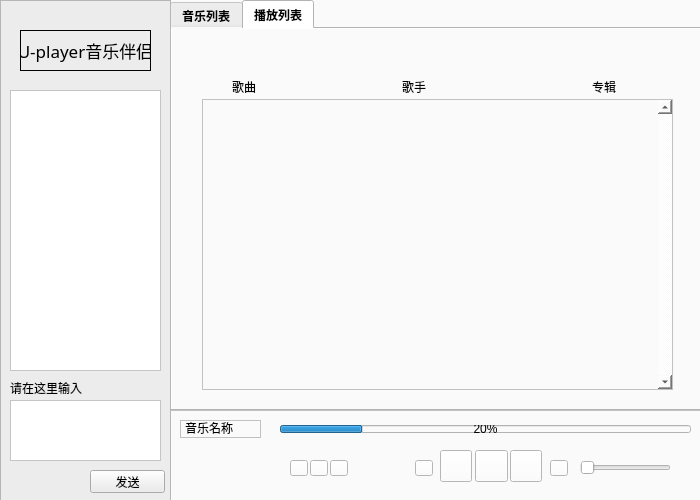
<?xml version="1.0" encoding="UTF-8"?>
<ui version="4.0">
 <class>Form</class>
 <widget class="QWidget" name="Form">
  <property name="enabled">
   <bool>true</bool>
  </property>
  <property name="geometry">
   <rect>
    <x>0</x>
    <y>0</y>
    <width>700</width>
    <height>500</height>
   </rect>
  </property>
  <property name="maximumSize">
   <size>
    <width>700</width>
    <height>500</height>
   </size>
  </property>
  <property name="font">
   <font>
    <family>Microsoft YaHei UI</family>
   </font>
  </property>
  <property name="windowTitle">
   <string>Form</string>
  </property>
  <property name="autoFillBackground">
   <bool>false</bool>
  </property>
  <property name="styleSheet">
   <string notr="true">background-color: rgb(250, 250, 250);</string>
  </property>
  <widget class="QFrame" name="frame">
   <property name="enabled">
    <bool>true</bool>
   </property>
   <property name="geometry">
    <rect>
     <x>0</x>
     <y>0</y>
     <width>171</width>
     <height>651</height>
    </rect>
   </property>
   <property name="autoFillBackground">
    <bool>false</bool>
   </property>
   <property name="styleSheet">
    <string notr="true">background-color: rgb(236, 236, 236);</string>
   </property>
   <property name="frameShape">
    <enum>QFrame::StyledPanel</enum>
   </property>
   <property name="frameShadow">
    <enum>QFrame::Raised</enum>
   </property>
   <widget class="QTextEdit" name="textEdit">
    <property name="geometry">
     <rect>
      <x>10</x>
      <y>400</y>
      <width>151</width>
      <height>61</height>
     </rect>
    </property>
    <property name="font">
     <font>
      <family>Arial</family>
     </font>
    </property>
    <property name="toolTip">
     <string>&lt;html&gt;&lt;head/&gt;&lt;body&gt;&lt;p&gt;请输入...&lt;/p&gt;&lt;/body&gt;&lt;/html&gt;</string>
    </property>
    <property name="styleSheet">
     <string notr="true">background-color: rgb(255, 255, 255);</string>
    </property>
    <property name="html">
     <string>&lt;!DOCTYPE HTML PUBLIC &quot;-//W3C//DTD HTML 4.0//EN&quot; &quot;http://www.w3.org/TR/REC-html40/strict.dtd&quot;&gt;
&lt;html&gt;&lt;head&gt;&lt;meta name=&quot;qrichtext&quot; content=&quot;1&quot; /&gt;&lt;style type=&quot;text/css&quot;&gt;
p, li { white-space: pre-wrap; }
&lt;/style&gt;&lt;/head&gt;&lt;body style=&quot; font-family:'Arial'; font-size:9pt; font-weight:400; font-style:normal;&quot;&gt;
&lt;p style=&quot;-qt-paragraph-type:empty; margin-top:0px; margin-bottom:0px; margin-left:0px; margin-right:0px; -qt-block-indent:0; text-indent:0px; font-family:'SimSun';&quot;&gt;&lt;br /&gt;&lt;/p&gt;&lt;/body&gt;&lt;/html&gt;</string>
    </property>
   </widget>
   <widget class="QPushButton" name="Button_send">
    <property name="geometry">
     <rect>
      <x>90</x>
      <y>470</y>
      <width>75</width>
      <height>23</height>
     </rect>
    </property>
    <property name="text">
     <string>发送</string>
    </property>
   </widget>
   <widget class="QTextBrowser" name="display_reply">
    <property name="geometry">
     <rect>
      <x>10</x>
      <y>90</y>
      <width>151</width>
      <height>281</height>
     </rect>
    </property>
    <property name="styleSheet">
     <string notr="true">background-color: rgb(255, 255, 255);</string>
    </property>
    <property name="html">
     <string>&lt;!DOCTYPE HTML PUBLIC &quot;-//W3C//DTD HTML 4.0//EN&quot; &quot;http://www.w3.org/TR/REC-html40/strict.dtd&quot;&gt;
&lt;html&gt;&lt;head&gt;&lt;meta name=&quot;qrichtext&quot; content=&quot;1&quot; /&gt;&lt;style type=&quot;text/css&quot;&gt;
p, li { white-space: pre-wrap; }
&lt;/style&gt;&lt;/head&gt;&lt;body style=&quot; font-family:'SimSun'; font-size:9pt; font-weight:400; font-style:normal;&quot;&gt;
&lt;p style=&quot;-qt-paragraph-type:empty; margin-top:0px; margin-bottom:0px; margin-left:0px; margin-right:0px; -qt-block-indent:0; text-indent:0px;&quot;&gt;&lt;br /&gt;&lt;/p&gt;&lt;/body&gt;&lt;/html&gt;</string>
    </property>
   </widget>
   <widget class="QLabel" name="uplayer_partner">
    <property name="geometry">
     <rect>
      <x>20</x>
      <y>30</y>
      <width>131</width>
      <height>41</height>
     </rect>
    </property>
    <property name="maximumSize">
     <size>
      <width>131</width>
      <height>41</height>
     </size>
    </property>
    <property name="font">
     <font>
      <family>甜有万种星河</family>
      <pointsize>13</pointsize>
      <weight>50</weight>
      <italic>false</italic>
      <bold>false</bold>
      <stylestrategy>PreferDefault</stylestrategy>
      <kerning>true</kerning>
     </font>
    </property>
    <property name="styleSheet">
     <string notr="true">
font: 13pt &quot;甜有万种星河&quot;;</string>
    </property>
    <property name="frameShape">
     <enum>QFrame::Box</enum>
    </property>
    <property name="lineWidth">
     <number>1</number>
    </property>
    <property name="text">
     <string>U-player音乐伴侣</string>
    </property>
    <property name="textFormat">
     <enum>Qt::AutoText</enum>
    </property>
    <property name="scaledContents">
     <bool>true</bool>
    </property>
    <property name="alignment">
     <set>Qt::AlignCenter</set>
    </property>
    <property name="indent">
     <number>-3</number>
    </property>
    <property name="openExternalLinks">
     <bool>false</bool>
    </property>
    <property name="textInteractionFlags">
     <set>Qt::LinksAccessibleByMouse</set>
    </property>
   </widget>
   <widget class="QLabel" name="label_input">
    <property name="geometry">
     <rect>
      <x>10</x>
      <y>380</y>
      <width>81</width>
      <height>16</height>
     </rect>
    </property>
    <property name="text">
     <string>请在这里输入</string>
    </property>
   </widget>
  </widget>
  <widget class="QTabWidget" name="tabWidget">
   <property name="geometry">
    <rect>
     <x>170</x>
     <y>0</y>
     <width>551</width>
     <height>411</height>
    </rect>
   </property>
   <property name="sizePolicy">
    <sizepolicy hsizetype="Fixed" vsizetype="Expanding">
     <horstretch>0</horstretch>
     <verstretch>0</verstretch>
    </sizepolicy>
   </property>
   <property name="font">
    <font>
     <family>微软雅黑</family>
     <pointsize>9</pointsize>
     <weight>75</weight>
     <bold>true</bold>
    </font>
   </property>
   <property name="currentIndex">
    <number>1</number>
   </property>
   <widget class="QWidget" name="music">
    <attribute name="title">
     <string>音乐列表</string>
    </attribute>
    <widget class="QLineEdit" name="lineEdit">
     <property name="geometry">
      <rect>
       <x>80</x>
       <y>10</y>
       <width>161</width>
       <height>21</height>
      </rect>
     </property>
     <property name="font">
      <font>
       <family>Microsoft YaHei UI</family>
       <pointsize>10</pointsize>
      </font>
     </property>
     <property name="styleSheet">
      <string notr="true">border: 1px solid gray;/*设置边框的粗细，以及颜色*/
border-radius: 10px;/*设置圆角的大小*/
padding: 0 8px;/*如果没有内容光标在开始往后移动0.8像素点*/
selection-background-color: darkgray;
   </string>
     </property>
     <property name="text">
      <string>音乐/视频/电台/用户</string>
     </property>
    </widget>
    <widget class="QTableView" name="tableView">
     <property name="geometry">
      <rect>
       <x>30</x>
       <y>70</y>
       <width>471</width>
       <height>291</height>
      </rect>
     </property>
     <property name="minimumSize">
      <size>
       <width>471</width>
       <height>291</height>
      </size>
     </property>
     <property name="maximumSize">
      <size>
       <width>471</width>
       <height>291</height>
      </size>
     </property>
     <property name="whatsThis">
      <string>&lt;html&gt;&lt;head/&gt;&lt;body&gt;&lt;p&gt;&lt;br/&gt;&lt;/p&gt;&lt;/body&gt;&lt;/html&gt;</string>
     </property>
     <property name="frameShape">
      <enum>QFrame::StyledPanel</enum>
     </property>
     <property name="frameShadow">
      <enum>QFrame::Sunken</enum>
     </property>
     <property name="lineWidth">
      <number>1</number>
     </property>
     <property name="verticalScrollBarPolicy">
      <enum>Qt::ScrollBarAlwaysOn</enum>
     </property>
     <property name="gridStyle">
      <enum>Qt::DashLine</enum>
     </property>
     <attribute name="horizontalHeaderCascadingSectionResizes">
      <bool>false</bool>
     </attribute>
     <attribute name="horizontalHeaderMinimumSectionSize">
      <number>24</number>
     </attribute>
    </widget>
    <widget class="QLabel" name="label_name">
     <property name="geometry">
      <rect>
       <x>60</x>
       <y>50</y>
       <width>31</width>
       <height>16</height>
      </rect>
     </property>
     <property name="font">
      <font>
       <family>微软雅黑</family>
      </font>
     </property>
     <property name="text">
      <string>歌曲</string>
     </property>
    </widget>
    <widget class="QLabel" name="label_singer">
     <property name="geometry">
      <rect>
       <x>230</x>
       <y>50</y>
       <width>31</width>
       <height>16</height>
      </rect>
     </property>
     <property name="font">
      <font>
       <family>微软雅黑</family>
      </font>
     </property>
     <property name="text">
      <string>歌手</string>
     </property>
    </widget>
    <widget class="QLabel" name="label_album">
     <property name="geometry">
      <rect>
       <x>420</x>
       <y>50</y>
       <width>31</width>
       <height>16</height>
      </rect>
     </property>
     <property name="font">
      <font>
       <family>微软雅黑</family>
      </font>
     </property>
     <property name="text">
      <string>专辑</string>
     </property>
    </widget>
    <widget class="Line" name="line">
     <property name="geometry">
      <rect>
       <x>0</x>
       <y>31</y>
       <width>521</width>
       <height>20</height>
      </rect>
     </property>
     <property name="orientation">
      <enum>Qt::Horizontal</enum>
     </property>
    </widget>
    <widget class="QPushButton" name="Button_insert">
     <property name="geometry">
      <rect>
       <x>420</x>
       <y>10</y>
       <width>91</width>
       <height>20</height>
      </rect>
     </property>
     <property name="minimumSize">
      <size>
       <width>91</width>
       <height>20</height>
      </size>
     </property>
     <property name="maximumSize">
      <size>
       <width>91</width>
       <height>20</height>
      </size>
     </property>
     <property name="font">
      <font>
       <family>微软雅黑</family>
      </font>
     </property>
     <property name="styleSheet">
      <string notr="true">background-color: rgb(255, 255, 255);</string>
     </property>
     <property name="text">
      <string>导入文件</string>
     </property>
     <property name="icon">
      <iconset theme="search">
       <normaloff>.</normaloff>.</iconset>
     </property>
    </widget>
    <zorder>line</zorder>
    <zorder>lineEdit</zorder>
    <zorder>tableView</zorder>
    <zorder>label_name</zorder>
    <zorder>label_singer</zorder>
    <zorder>label_album</zorder>
    <zorder>Button_insert</zorder>
   </widget>
   <widget class="QWidget" name="play">
    <attribute name="title">
     <string>播放列表</string>
    </attribute>
    <widget class="QTableView" name="tableView_2">
     <property name="geometry">
      <rect>
       <x>30</x>
       <y>70</y>
       <width>471</width>
       <height>291</height>
      </rect>
     </property>
     <property name="minimumSize">
      <size>
       <width>471</width>
       <height>291</height>
      </size>
     </property>
     <property name="maximumSize">
      <size>
       <width>471</width>
       <height>291</height>
      </size>
     </property>
     <property name="whatsThis">
      <string>&lt;html&gt;&lt;head/&gt;&lt;body&gt;&lt;p&gt;&lt;br/&gt;&lt;/p&gt;&lt;/body&gt;&lt;/html&gt;</string>
     </property>
     <property name="frameShape">
      <enum>QFrame::StyledPanel</enum>
     </property>
     <property name="frameShadow">
      <enum>QFrame::Sunken</enum>
     </property>
     <property name="lineWidth">
      <number>1</number>
     </property>
     <property name="verticalScrollBarPolicy">
      <enum>Qt::ScrollBarAlwaysOn</enum>
     </property>
     <property name="gridStyle">
      <enum>Qt::DashLine</enum>
     </property>
     <attribute name="horizontalHeaderCascadingSectionResizes">
      <bool>false</bool>
     </attribute>
     <attribute name="horizontalHeaderMinimumSectionSize">
      <number>24</number>
     </attribute>
    </widget>
    <widget class="QLabel" name="label_music">
     <property name="geometry">
      <rect>
       <x>60</x>
       <y>50</y>
       <width>31</width>
       <height>16</height>
      </rect>
     </property>
     <property name="font">
      <font>
       <family>微软雅黑</family>
      </font>
     </property>
     <property name="text">
      <string>歌曲</string>
     </property>
    </widget>
    <widget class="QLabel" name="label_singer_2">
     <property name="geometry">
      <rect>
       <x>230</x>
       <y>50</y>
       <width>31</width>
       <height>16</height>
      </rect>
     </property>
     <property name="font">
      <font>
       <family>微软雅黑</family>
      </font>
     </property>
     <property name="text">
      <string>歌手</string>
     </property>
    </widget>
    <widget class="QLabel" name="label_album_2">
     <property name="geometry">
      <rect>
       <x>420</x>
       <y>50</y>
       <width>31</width>
       <height>16</height>
      </rect>
     </property>
     <property name="font">
      <font>
       <family>微软雅黑</family>
      </font>
     </property>
     <property name="text">
      <string>专辑</string>
     </property>
    </widget>
   </widget>
  </widget>
  <widget class="QFrame" name="frame_2">
   <property name="geometry">
    <rect>
     <x>170</x>
     <y>410</y>
     <width>551</width>
     <height>91</height>
    </rect>
   </property>
   <property name="sizePolicy">
    <sizepolicy hsizetype="Fixed" vsizetype="Preferred">
     <horstretch>0</horstretch>
     <verstretch>0</verstretch>
    </sizepolicy>
   </property>
   <property name="frameShape">
    <enum>QFrame::StyledPanel</enum>
   </property>
   <property name="frameShadow">
    <enum>QFrame::Raised</enum>
   </property>
   <widget class="QProgressBar" name="progressBar">
    <property name="geometry">
     <rect>
      <x>110</x>
      <y>15</y>
      <width>411</width>
      <height>8</height>
     </rect>
    </property>
    <property name="maximumSize">
     <size>
      <width>411</width>
      <height>8</height>
     </size>
    </property>
    <property name="value">
     <number>20</number>
    </property>
    <property name="textVisible">
     <bool>true</bool>
    </property>
    <property name="invertedAppearance">
     <bool>false</bool>
    </property>
    <property name="textDirection">
     <enum>QProgressBar::BottomToTop</enum>
    </property>
   </widget>
   <widget class="QTextBrowser" name="music_name">
    <property name="geometry">
     <rect>
      <x>10</x>
      <y>10</y>
      <width>81</width>
      <height>18</height>
     </rect>
    </property>
    <property name="minimumSize">
     <size>
      <width>0</width>
      <height>0</height>
     </size>
    </property>
    <property name="maximumSize">
     <size>
      <width>90</width>
      <height>18</height>
     </size>
    </property>
    <property name="font">
     <font>
      <family>Arial Black</family>
     </font>
    </property>
    <property name="verticalScrollBarPolicy">
     <enum>Qt::ScrollBarAlwaysOff</enum>
    </property>
    <property name="html">
     <string>&lt;!DOCTYPE HTML PUBLIC &quot;-//W3C//DTD HTML 4.0//EN&quot; &quot;http://www.w3.org/TR/REC-html40/strict.dtd&quot;&gt;
&lt;html&gt;&lt;head&gt;&lt;meta name=&quot;qrichtext&quot; content=&quot;1&quot; /&gt;&lt;style type=&quot;text/css&quot;&gt;
p, li { white-space: pre-wrap; }
&lt;/style&gt;&lt;/head&gt;&lt;body style=&quot; font-family:'Arial Black'; font-size:9pt; font-weight:400; font-style:normal;&quot;&gt;
&lt;p style=&quot; margin-top:0px; margin-bottom:0px; margin-left:0px; margin-right:0px; -qt-block-indent:0; text-indent:0px;&quot;&gt;&lt;span style=&quot; font-family:'SimSun';&quot;&gt;音乐名称&lt;/span&gt;&lt;/p&gt;&lt;/body&gt;&lt;/html&gt;</string>
    </property>
   </widget>
   <widget class="QSlider" name="Slider_music">
    <property name="geometry">
     <rect>
      <x>410</x>
      <y>50</y>
      <width>91</width>
      <height>16</height>
     </rect>
    </property>
    <property name="orientation">
     <enum>Qt::Horizontal</enum>
    </property>
    <property name="tickPosition">
     <enum>QSlider::NoTicks</enum>
    </property>
   </widget>
   <widget class="QPushButton" name="Button_volume">
    <property name="geometry">
     <rect>
      <x>380</x>
      <y>50</y>
      <width>18</width>
      <height>16</height>
     </rect>
    </property>
    <property name="styleSheet">
     <string notr="true">background-color: rgb(255, 255, 255);</string>
    </property>
    <property name="text">
     <string/>
    </property>
    <property name="icon">
     <iconset resource="../img/demo.qrc">
      <normaloff>:/icon_1/音量小.png</normaloff>:/icon_1/音量小.png</iconset>
    </property>
   </widget>
   <widget class="QPushButton" name="Button_next">
    <property name="geometry">
     <rect>
      <x>340</x>
      <y>40</y>
      <width>32</width>
      <height>32</height>
     </rect>
    </property>
    <property name="styleSheet">
     <string notr="true">background-color: rgb(255, 255, 255);
</string>
    </property>
    <property name="text">
     <string/>
    </property>
    <property name="icon">
     <iconset resource="../img/demo.qrc">
      <normaloff>:/icon_1/47最后一页、末页、下一首.png</normaloff>:/icon_1/47最后一页、末页、下一首.png</iconset>
    </property>
    <property name="iconSize">
     <size>
      <width>31</width>
      <height>31</height>
     </size>
    </property>
    <property name="checkable">
     <bool>false</bool>
    </property>
    <property name="autoRepeat">
     <bool>false</bool>
    </property>
   </widget>
   <widget class="QPushButton" name="Button_play">
    <property name="geometry">
     <rect>
      <x>305</x>
      <y>40</y>
      <width>33</width>
      <height>32</height>
     </rect>
    </property>
    <property name="autoFillBackground">
     <bool>false</bool>
    </property>
    <property name="styleSheet">
     <string notr="true">background-color: rgb(255, 255, 255);</string>
    </property>
    <property name="text">
     <string/>
    </property>
    <property name="icon">
     <iconset resource="../img/demo.qrc">
      <normaloff>:/icon_1/播放 (1).png</normaloff>:/icon_1/播放 (1).png</iconset>
    </property>
    <property name="iconSize">
     <size>
      <width>30</width>
      <height>30</height>
     </size>
    </property>
    <property name="checkable">
     <bool>false</bool>
    </property>
    <property name="autoRepeat">
     <bool>false</bool>
    </property>
   </widget>
   <widget class="QPushButton" name="Button_loop">
    <property name="geometry">
     <rect>
      <x>245</x>
      <y>50</y>
      <width>18</width>
      <height>16</height>
     </rect>
    </property>
    <property name="styleSheet">
     <string notr="true">background-color: rgb(255, 255, 255);</string>
    </property>
    <property name="text">
     <string/>
    </property>
    <property name="icon">
     <iconset resource="../img/demo.qrc">
      <normaloff>:/icon_1/播放-循环播放.png</normaloff>:/icon_1/播放-循环播放.png</iconset>
    </property>
   </widget>
   <widget class="QPushButton" name="Button_share">
    <property name="geometry">
     <rect>
      <x>160</x>
      <y>50</y>
      <width>18</width>
      <height>16</height>
     </rect>
    </property>
    <property name="styleSheet">
     <string notr="true">background-color: rgb(255, 255, 255);</string>
    </property>
    <property name="text">
     <string/>
    </property>
    <property name="icon">
     <iconset resource="../img/demo.qrc">
      <normaloff>:/icon_1/分享 (2).png</normaloff>:/icon_1/分享 (2).png</iconset>
    </property>
   </widget>
   <widget class="QPushButton" name="Button_download">
    <property name="geometry">
     <rect>
      <x>140</x>
      <y>50</y>
      <width>18</width>
      <height>16</height>
     </rect>
    </property>
    <property name="styleSheet">
     <string notr="true">background-color: rgb(255, 255, 255);</string>
    </property>
    <property name="text">
     <string/>
    </property>
    <property name="icon">
     <iconset resource="../img/demo.qrc">
      <normaloff>:/icon_1/下载.png</normaloff>:/icon_1/下载.png</iconset>
    </property>
   </widget>
   <widget class="QPushButton" name="Button_like">
    <property name="geometry">
     <rect>
      <x>120</x>
      <y>50</y>
      <width>18</width>
      <height>16</height>
     </rect>
    </property>
    <property name="styleSheet">
     <string notr="true">background-color: rgb(255, 255, 255);</string>
    </property>
    <property name="text">
     <string/>
    </property>
    <property name="icon">
     <iconset resource="../img/demo.qrc">
      <normaloff>:/icon_1/喜欢.png</normaloff>:/icon_1/喜欢.png</iconset>
    </property>
   </widget>
   <widget class="QPushButton" name="Button_prior">
    <property name="geometry">
     <rect>
      <x>270</x>
      <y>40</y>
      <width>32</width>
      <height>32</height>
     </rect>
    </property>
    <property name="autoFillBackground">
     <bool>false</bool>
    </property>
    <property name="styleSheet">
     <string notr="true">background-color: rgb(255, 255, 255);</string>
    </property>
    <property name="text">
     <string/>
    </property>
    <property name="icon">
     <iconset resource="../img/demo.qrc">
      <normaloff>:/icon_1/46第一页、首页、上一首.png</normaloff>:/icon_1/46第一页、首页、上一首.png</iconset>
    </property>
    <property name="iconSize">
     <size>
      <width>31</width>
      <height>31</height>
     </size>
    </property>
    <property name="checkable">
     <bool>false</bool>
    </property>
    <property name="autoRepeat">
     <bool>false</bool>
    </property>
   </widget>
  </widget>
  <zorder>tabWidget</zorder>
  <zorder>frame_2</zorder>
  <zorder>frame</zorder>
 </widget>
 <resources>
  <include location="../img/demo.qrc"/>
 </resources>
 <connections/>
</ui>
